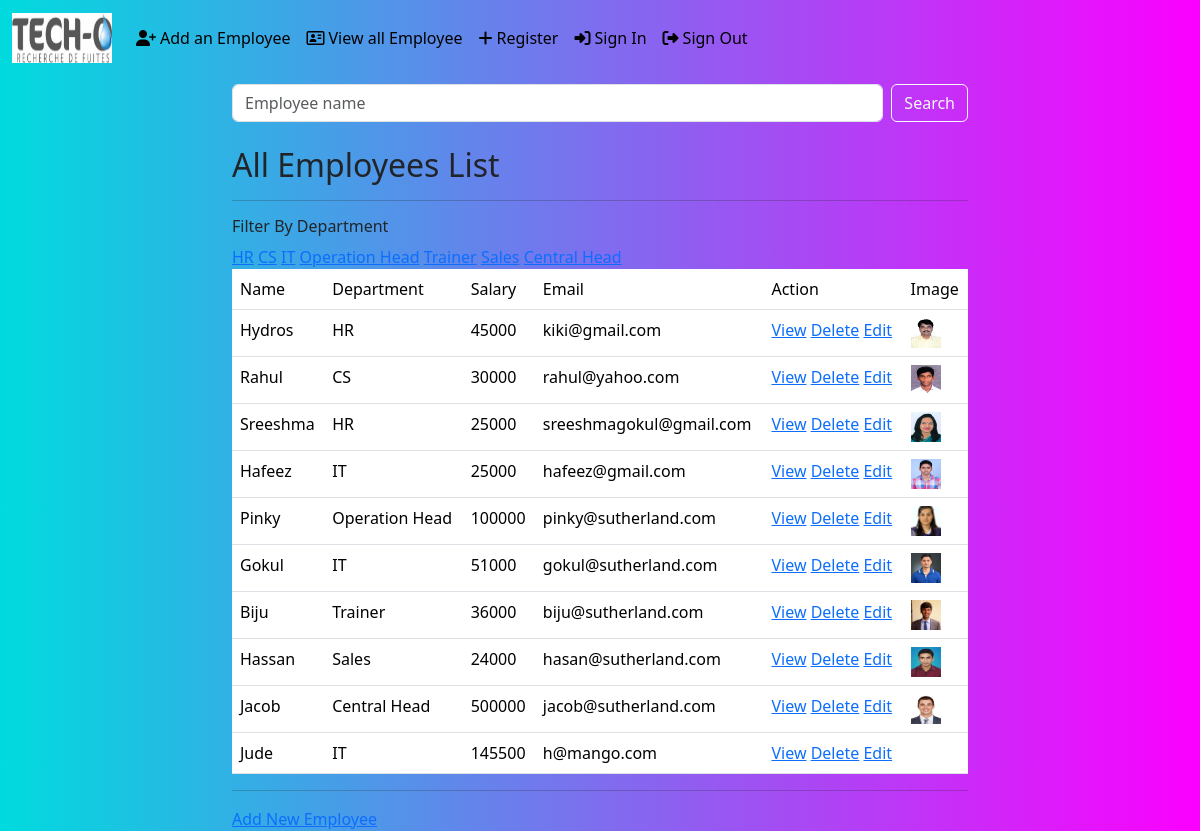
Page /employees/all/ (signed in) on the earlier database version.
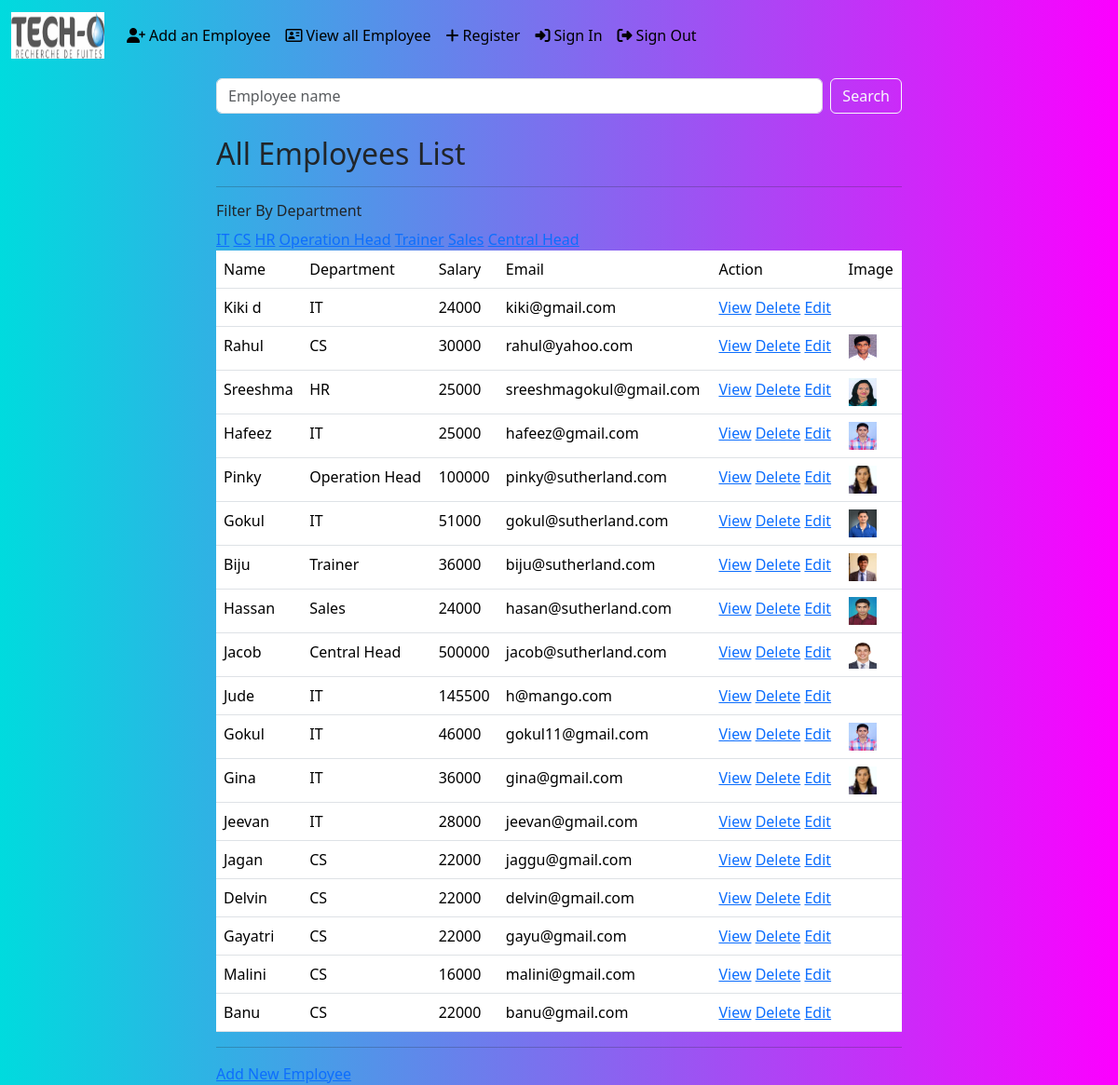
Same page on the later database version.
### crm/models.py (models this page shows, shortened)
class Employees(models.Model):
    name=models.CharField(max_length=100)
    department=models.CharField(max_length=100) #for Charfield, max_length is needed
    salary=models.PositiveIntegerField()
    email=models.EmailField(unique=True)  #unique=True means same email cannot be used for other ids
    age=models.PositiveIntegerField()
    contact=models.CharField(null=True,max_length=10)
    image=models.ImageField(upload_to='images',null=True,blank=True) #null for database,blank=True for form,i.e. form will accept without picture
    date_of_birth=models.DateField(null=True,blank=True)

### crm/views.py (the view, shortened to what this page needs)
# urls.py: path('employees/all/',EmployeeListView.as_view(),name='all_employees'),
@method_decorator(signin_required,name='dispatch')
class EmployeeListView(View):
    def get(self,request,*args,**kwargs):
        qs=Employees.objects.all()
        departments=Employees.objects.all().values_list('department',flat=True).distinct()
        if 'department' in request.GET:
            dept=request.GET.get('department')
            qs=qs.filter(department__iexact=dept) #__iexact will ignore all uppercase and lowercases ,ormquiery
        return render(request,'all_empolyees.html',{'data':qs,'departments':departments})

### crm/views.py (called while the page is built)
def signin_required(fn): #fn=get or post
    def wrapper(request,*args,**kwargs):
        if not request.user.is_authenticated:  #not works opposite, true become false, false become true
            messages.error(request,'Invalid session,please sign in')
            return redirect('signin')
        else:
            return fn(request,*args,**kwargs)  #fn=get/post
    return wrapper

### crm/templates/all_empolyees.html (shortened to what this page needs)
{%extends 'base.html'%}
{%block body_block%}
<div class="container">
    <div class="row">
        <div class="col-2"></div>
        <div class="col-8 mb-4">
             <form action="" method="post">
                <div class="d-flex mt-2">
                    <input type="text" name="box" placeholder="Employee name" class="form-control me-2" >
                    <button type="submit" class="btn btn-outline-light">Search</button>
                </div>
             </form>
        </div>
        <div class="col-2"></div>
    </div>
</div>
<div class="container">
    <div class="row">
        <div class="col-lg-2 col-12">
        </div>
        <div class="col-lg-8 col-12 ">
            <h2>All Employees List</h2>
            <hr>
            <h6>Filter By Department</h6>
            <div>
                {%for dep in departments%}
                    <a href="{%url 'all_employees'%}?department={{dep}}">{{dep}}</a>
                {%endfor%}
            </div>
              <div>
                <table class="table">
                    <tr>
                        <td>Name</td>
                        <td>Department</td>
                        <td>Salary</td>
                        <td>Email</td>
                        <td>Action</td>
                        <td>Image</td>
                    </tr>
                    {%for emp in data%}
                    <tr>
                        <td>{{emp.name}}</td>
                        <td>{{emp.department}}</td>
                        <td>{{emp.salary}}</td>
                        <td>{{emp.email}}</td>
                        <td>
                            <a href="{%url 'emp_details' emp.id%}">View</a>
                            <a href="{%url 'emp_delete' emp.id%}">Delete</a>
                            <a href="{%url 'emp_change' emp.id%}">Edit</a>
                        </td>
                        <td>
                            {%if emp.image%}
                                 <img src="{{emp.image.url}}" alt="" style="width: 30px;height: 30px;">
                            {%endif%}
                        </td>
                    </tr>
                    {%endfor%}
                </table>
                <hr>
                <div><a href="{%url 'emp_add'%}">Add New Employee</a></div>
              </div>
        </div>
        <div class="col-lg-2 col-12"></div>
    </div>
</div>
{%endblock%}

### crm/templates/base.html (shortened to what this page needs)
<!DOCTYPE html>
{%load static%}
<html lang="en">
<head>
    <link rel="stylesheet" href="https://cdnjs.cloudflare.com/ajax/libs/font-awesome/6.4.2/css/all.min.css" />
    <link href="https://cdn.jsdelivr.net/npm/bootstrap@5.3.2/dist/css/bootstrap.min.css" rel="stylesheet">
</head>
<body>
    <nav class="navbar navbar-expand-lg bg-body-primary">
        <div class="container-fluid">
          <a class="navbar-brand" href="#"><img src="{%static 'images/logo.jpg'%}" alt="" style="width: 100px; height: 50px;"></a>
          <div class="collapse navbar-collapse" id="navbarNav">
            <ul class="navbar-nav">
              <li class="nav-item">
                <a class="nav-link active" href="{%url 'emp_add'%}"><i class="fa-solid fa-user-plus fa-beat me-1"></i>Add an Employee</a>
              </li>
              <li class="nav-item">
                <a class="nav-link active" href="{%url 'all_employees'%}"><i class="fa-regular fa-address-card fa-beat-fade me-1"></i>View all Employee</a>
              </li>
              <li class="nav-item">
                <a class="nav-link active" href="{%url 'signup'%}"><i class="fa-solid fa-plus fa-beat-fade me-1"></i>Register</a>
              </li>
              <li class="nav-item">
                <a class="nav-link active" href="{%url 'signin'%}"><i class="fa-solid fa-right-to-bracket fa-beat me-1"></i>Sign In</a>
              </li>
              <li class="nav-item">
                <a class="nav-link active" href="{%url 'signout'%}"><i class="fa-solid fa-right-from-bracket fa-beat me-1"></i>Sign Out</a>
              </li>
            </ul>
          </div>
        </div>
      </nav>
{%block body_block%}
{%endblock%}
</body>
</html>

### crm/templates/base.html (style rules this page uses)
body { background-color: #00DBDE; background-image: linear-gradient(90deg, #00DBDE 0%, #FC00FF 100%); }

Differences in the rows shown:
changed Employees "kiki@gmail.com": name "Hydros" → "Kiki d"; department "HR" → "IT"; salary "45000" → "24000"; image: picture removed
added Employees: name "Gokul", department "IT", salary "46000", email "gokul11@gmail.com", image (picture)
added Employees: name "Gina", department "IT", salary "36000", email "gina@gmail.com", image (picture)
added Employees: name "Jeevan", department "IT", salary "28000", email "jeevan@gmail.com"
added Employees: name "Jagan", department "CS", salary "22000", email "jaggu@gmail.com"
added Employees: name "Delvin", department "CS", salary "22000", email "delvin@gmail.com"
added Employees: name "Gayatri", department "CS", salary "22000", email "gayu@gmail.com"
added Employees: name "Malini", department "CS", salary "16000", email "malini@gmail.com"
added Employees: name "Banu", department "CS", salary "22000", email "banu@gmail.com"
